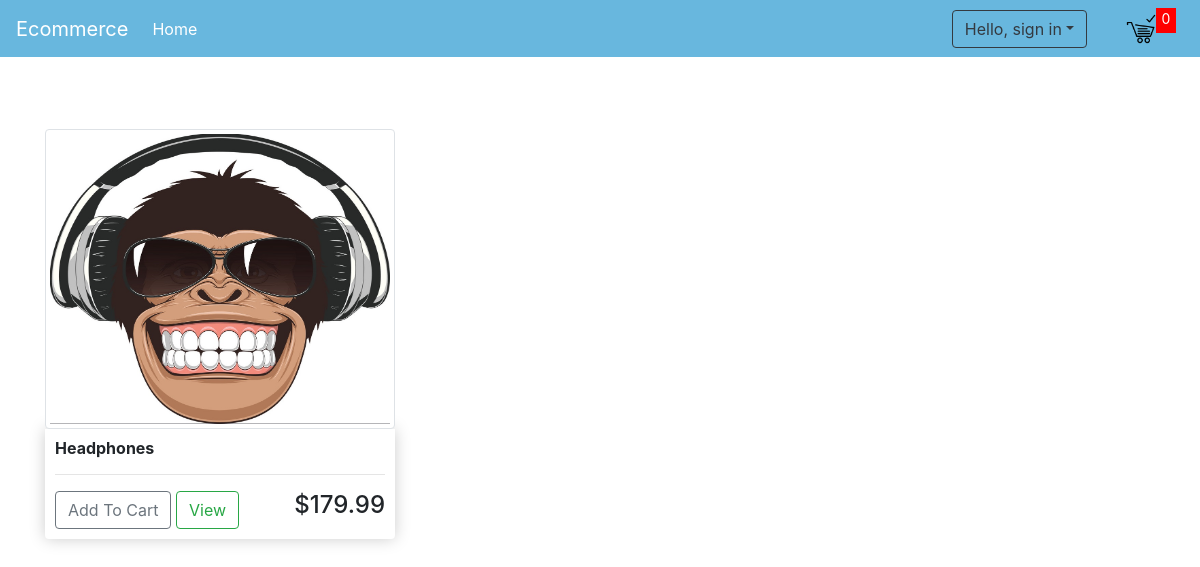
Screenshot of /view/1/ with the database file from the repository.
### store/models.py (models this page shows, shortened)
class Product (models.Model):
	name    = models.CharField (max_length = 200, null = True)
	price   = models.DecimalField(max_digits=10, decimal_places=2)
	digital = models.BooleanField (default = False, blank = True)
	image   = models.ImageField(default= 'images/product.png', blank = True)

### store/views.py (the view)
# urls.py: path('view/<int:pk>/', views.view_product, name='view_product'),
def view_product(request, pk):
	item = Product.objects.get(id=pk)
	total_quantity  = cart_total(request)['total_quantity']
	context = {'item':item, 'total_quantity':total_quantity}
	return render (request, "store/view_product.html", context)

### store/utils.py (called while the page is built, shortened)
def cart_total(request):
	orderitems = []
	total_quantity = 0
	total_price = 0
	shipping = False
	if request.user.is_authenticated:
		customer = request.user.customer
		order, created = Order.objects.get_or_create(customer = customer, complete = False)
		orderitems = OrderItem.objects.filter(order=order)
		for item in orderitems:
			total_quantity += item.quantity
		for item in orderitems:
			if item.product.digital == False:
				shipping = True
				break
		for item in orderitems:
			total_price += item.quantity * item.product.price
	else:
		try:
			cart = json.loads(request.COOKIES["cart"])
		except:
			cart = {}
	return {"orderitems": orderitems,"total_quantity": total_quantity, "total_price": total_price, "shipping": shipping}

### store/templates/store/view_product.html (shortened to what this page needs)
{% extends 'store/main.html' %}
{% load static %}
{% block body %}
<div class="row">
	<div class="col-lg-4 mt-5">
		<img class="img-thumbnail" src="{{ item.image.url }}">
		<div class="box-element product">
			<h6><strong>{{ item.name }}</strong></h6>
			<hr>
			<button class="btn btn-outline-secondary">Add To Cart</button>
			<a class="btn btn-outline-success" href="">View</a>
			<h4 id="product-price">${{ item.price }}</h4>
		</div>
	</div>
{% endblock %}

### static/css/main.css (style rules this page uses)
.box-element { box-shadow: hsl(0, 0%, 80%) 0 0 16px; background-color: #fff; border-radius: 4px; padding: 10px; }
.product { border-radius: 0 0 4px 4px; }
#product-price { display: inline-block; float: right; }
.img-thumbnail { width: 600px; height: 300px; }

### rows the page displays
Product: image (picture), name "Headphones", price "179.99"

### other values shown
{{ total_quantity }} "0"
